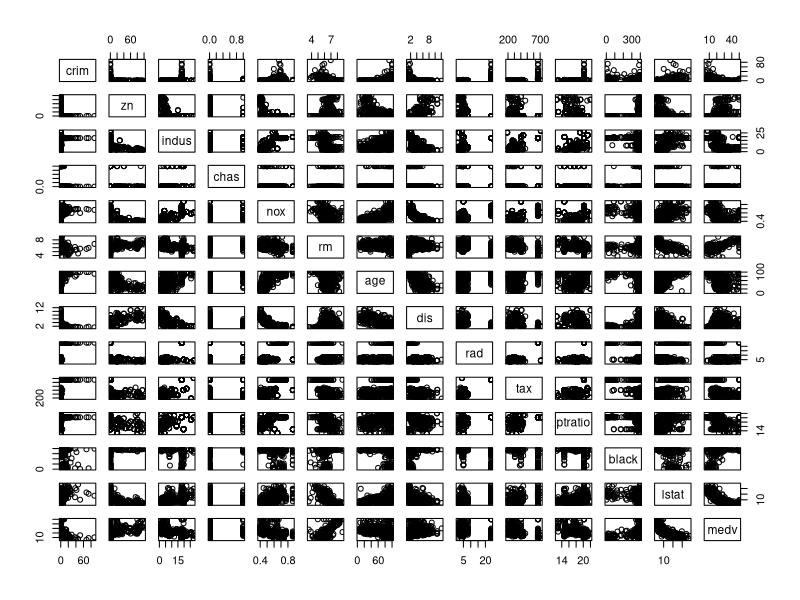
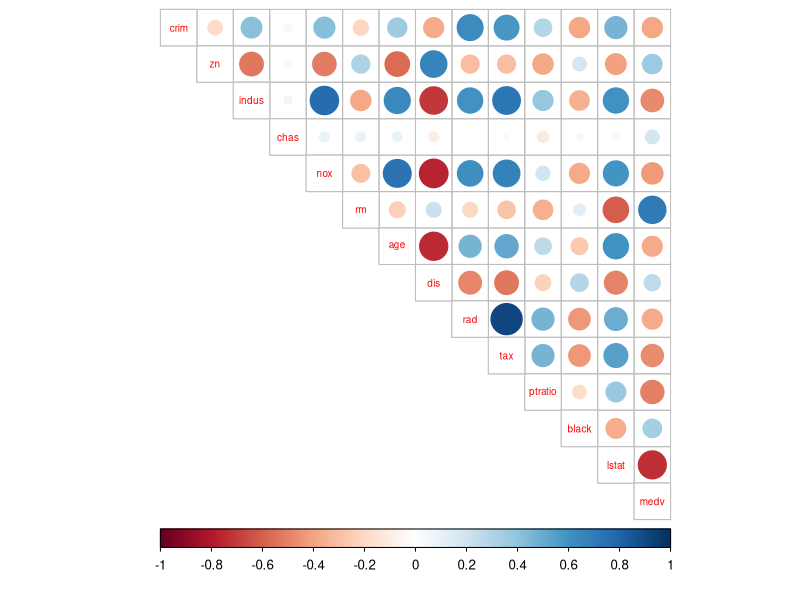
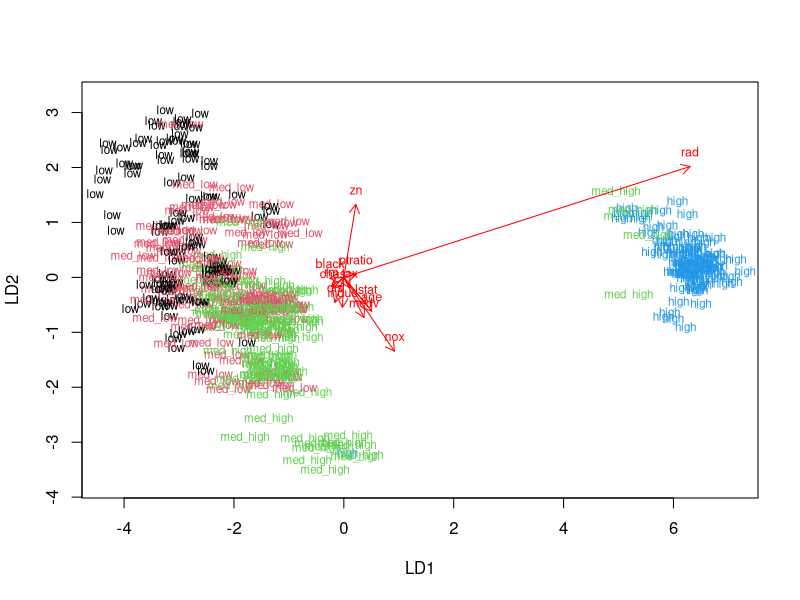
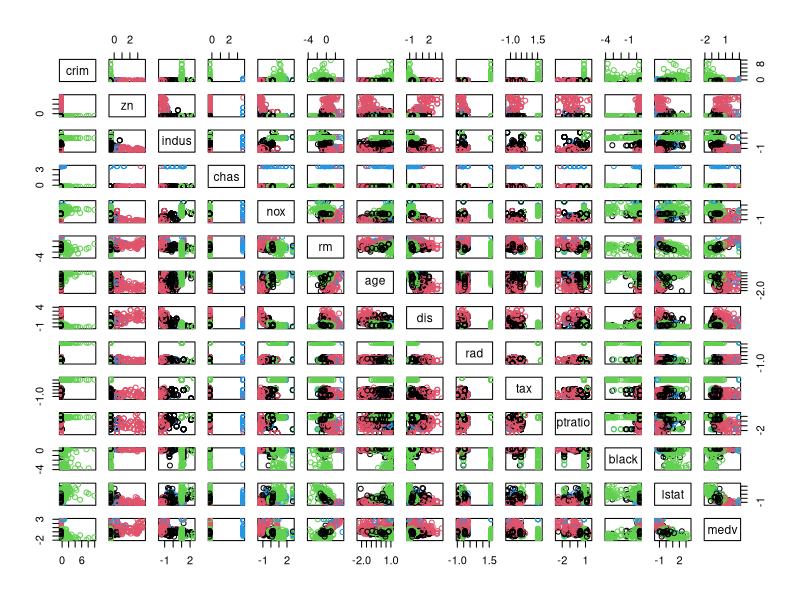
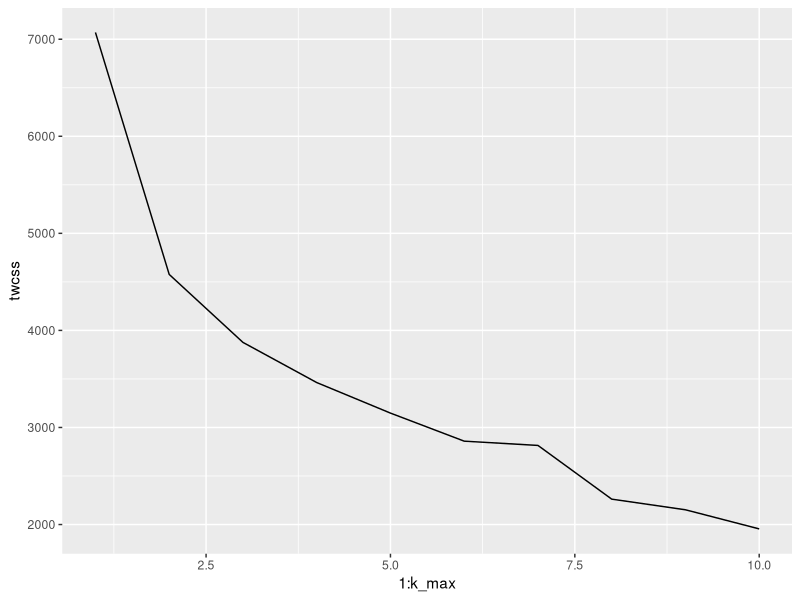
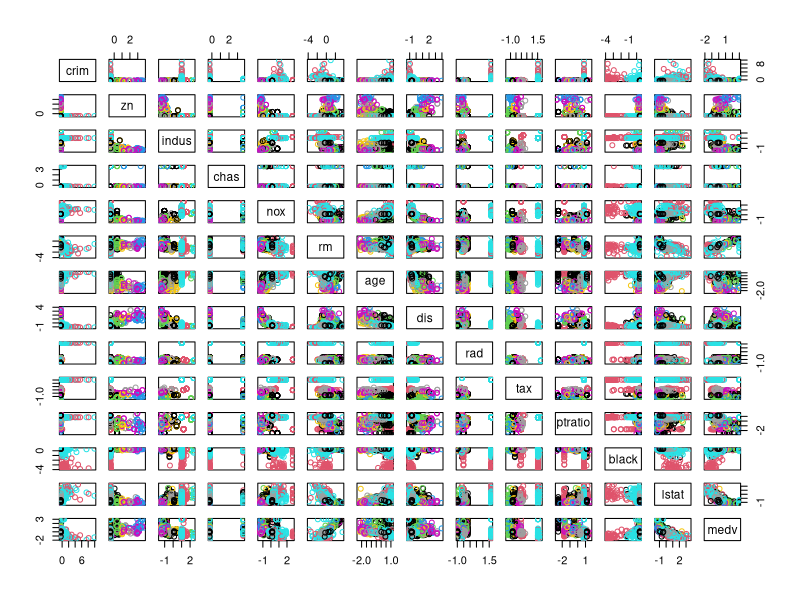
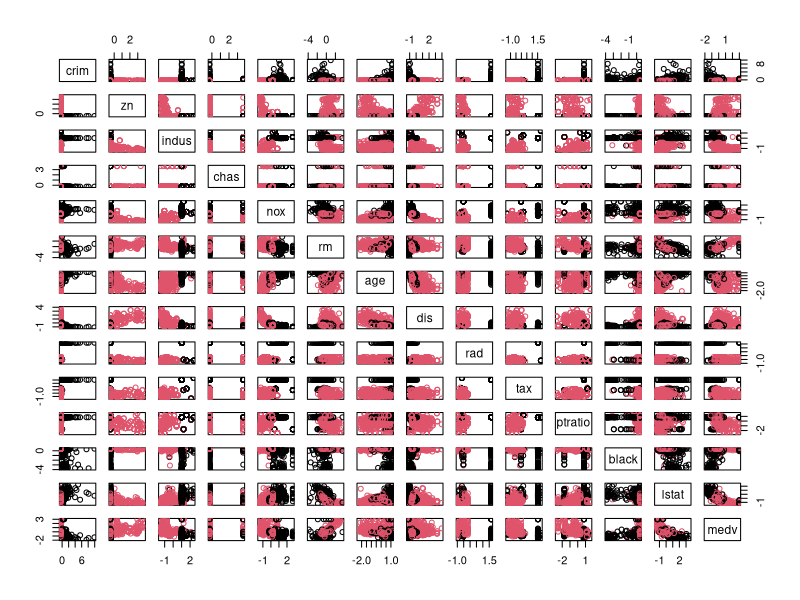

R code for these plots, in order:
## ---- chunk 1
date()
## ---- chunk 2
# access the MASS package
library(MASS)

# load the data
data("Boston")

# explore the dataset
str(Boston)
summary(Boston)
## ---- chunk 3
pairs(Boston)
## ---- chunk 4
library(tidyverse)

# calculate the correlation matrix and round it
cor_matrix <- cor(Boston) %>% round(digits = 2)

# print the correlation matrix
cor_matrix

# visualize the correlation matrix
library(corrplot)
corrplot(cor_matrix, method="circle", type = "upper", cl.pos = "b", tl.pos = "d", tl.cex = 0.6)
## ---- chunk 5
summary(Boston)
## ---- chunk 6
# center and standardize variables
boston_scaled <- scale(Boston)

# summaries of the scaled variables
summary(boston_scaled)
## ---- chunk 7
boston_scaled <- as.data.frame(boston_scaled)
## ---- chunk 8
# summary of the scaled crime rate
summary(boston_scaled$crim)

# create a quantile vector of crim and print it
bins <- quantile(boston_scaled$crim)
bins
## ---- chunk 9
crime <- cut(boston_scaled$crim, breaks = bins, include.lowest = TRUE, labels = c("low", "med_low", "med_high", "high"))
table(crime)
## ---- chunk 10
# remove original crim from the dataset
boston_scaled <- dplyr::select(boston_scaled, -crim)

# add the new categorical value to scaled data
boston_scaled <- data.frame(boston_scaled, crime)
## ---- chunk 11
# number of rows in the Boston dataset 
n <- nrow(boston_scaled)

# choose randomly 80% of the rows
ind <- sample(n,  size = n * 0.8)

# create train set
train <- boston_scaled[ind,]

# create test set 
test <- boston_scaled[-ind,]

# save the correct classes from test data
correct_classes <- test$crime

# remove the crime variable from test data
test <- dplyr::select(test, -crime)
## ---- chunk 12
# linear discriminant analysis
lda.fit <- lda(crime ~ ., data = train)

# print the lda.fit object
lda.fit

# the function for lda biplot arrows
lda.arrows <- function(x, myscale = 1, arrow_heads = 0.1, color = "red", tex = 0.75, choices = c(1,2)){
  heads <- coef(x)
  arrows(x0 = 0, y0 = 0, 
         x1 = myscale * heads[,choices[1]], 
         y1 = myscale * heads[,choices[2]], col=color, length = arrow_heads)
  text(myscale * heads[,choices], labels = row.names(heads), 
       cex = tex, col=color, pos=3)
}

# target classes as numeric
classes <- as.numeric(train$crime)

# plot the lda results
plot(lda.fit, dimen = 2, col = classes, pch = classes)
lda.arrows(lda.fit, myscale = 2)
## ---- chunk 13
# predict classes with test data
lda.pred <- predict(lda.fit, newdata = test)

# cross tabulate the results
table(correct = correct_classes, predicted = lda.pred$class)
## ---- chunk 14
library(MASS)
data("Boston")
## ---- chunk 15
boston_scaled2 <- scale(Boston)

# summaries of the scaled variables
summary(boston_scaled2)
## ---- chunk 16
# euclidean distance matrix
dist_eu <- dist(boston_scaled2)

# look at the summary of the distances
summary(dist_eu)

# manhattan distance matrix
dist_man <- dist(boston_scaled2, method = "manhattan")

# look at the summary of the distances
summary(dist_man)
## ---- chunk 17
set.seed(13)

# k-means clustering
km <- kmeans(boston_scaled2, centers = 4)

# plot the Boston dataset with clusters
pairs(boston_scaled2, col = km$cluster)
## ---- chunk 18
km
## ---- chunk 19
set.seed(123)

# determine the number of clusters
k_max <- 10

# calculate the total within sum of squares
twcss <- sapply(1:k_max, function(k){kmeans(boston_scaled2, k)$tot.withinss})

# visualize the results
qplot(x = 1:k_max, y = twcss, geom = 'line')

# k-means clustering
km <- kmeans(Boston, centers = 10)

# plot the Boston dataset with clusters
pairs(boston_scaled2, col = km$cluster)
## ---- chunk 20
km <- kmeans(boston_scaled2, centers = 2)

pairs(boston_scaled2, col = km$cluster)
